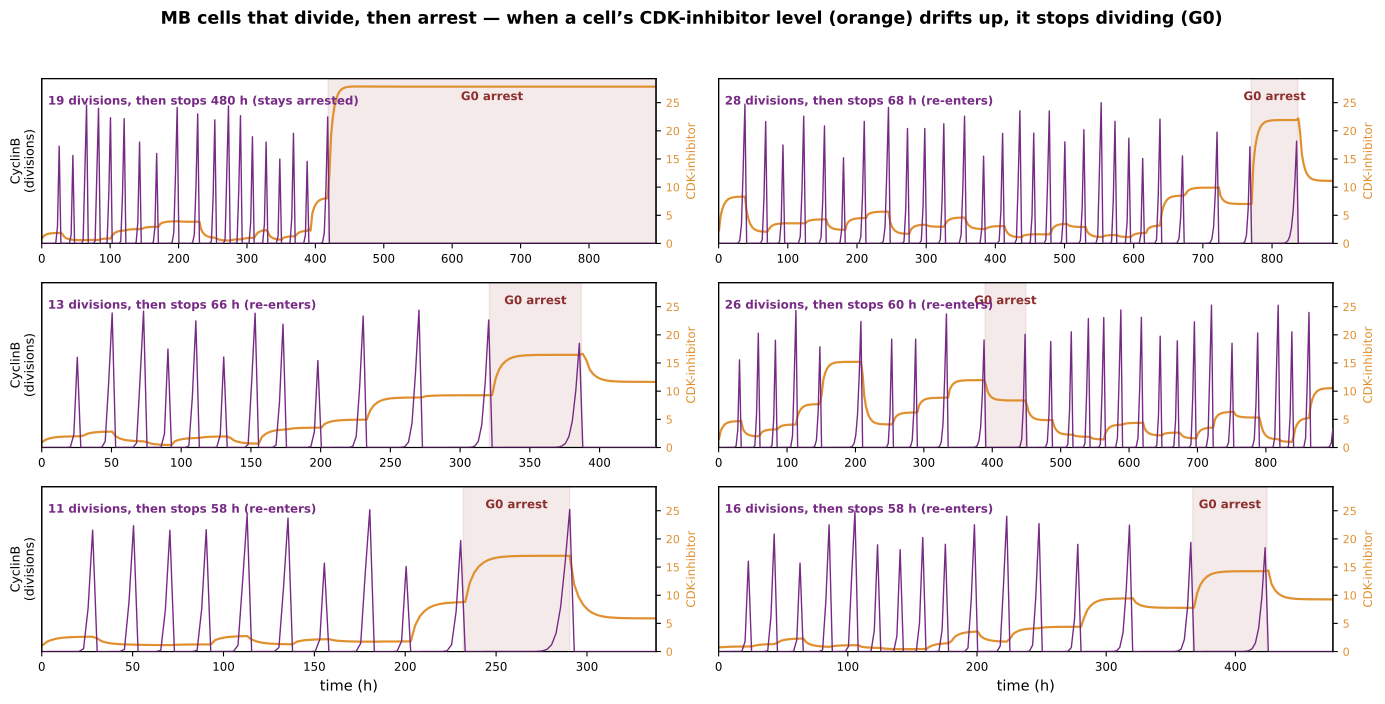

This figure's Python source:
"""Pick the simulated MB cells that fall into a G0 arrest and show each one DIVIDING and then ARRESTING
(JP 2026-09-22). Current baked model, temporal CDK-inhibitor model: each cell's CDKN expression (p18/p19 +
kSyP21 + birth-p27) is re-drawn at every division from a mean-reverting random walk, so a cell divides for a
while and then, when it draws a high CDKN level, stops dividing (falls into G0). We simulate many MB lineages,
keep the ones with a clear arrest (a long non-dividing gap after >=4 divisions), and plot them.

Run:  ./venv/bin/python simulations/fig_v44_g0_arrest_examples.py    (~5 min)
"""
import sys, os
sys.path.insert(0, os.path.dirname(os.path.dirname(os.path.abspath(__file__))))
import numpy as np, multiprocessing as mp
import tellurium as te
import matplotlib; matplotlib.use('Agg')
import matplotlib.pyplot as plt
from src.build_model_v44_heldt import build_model_v44

C_DIV = '#762A83'; C_CDKN = '#e0902f'; C_ARR = '#8e2f2f'
SEL = ['time', 'Cb', 'Dna', 'p18_prot', 'p19_prot', 'P21']
T_TOTAL, CHUNK, NP = 900 * 60.0, 180.0, 7
RHO, SIGMA, XMAX = 0.7, 0.95, np.log(12.0)      # inheritance / temporal spread / ceiling (allows sustained arrest)
MIN_STOP = 45.0                                 # h; a >45 h no-division stretch = the cell stopped (G0)
DS = 5
plt.rcParams.update({'font.size': 11, 'axes.titlesize': 11.5, 'axes.labelsize': 10.5,
                     'axes.titleweight': 'bold', 'font.family': 'DejaVu Sans'})

_RR = None; _KS0 = None
def _init(_):
    global _RR, _KS0
    _RR = te.loada(build_model_v44())
    _RR.integrator.setValue('relative_tolerance', 1e-6)
    try: _RR.integrator.setValue('maximum_num_steps', 400000)
    except Exception: pass
    _KS0 = _RR['kSyP21']


def _apply(mult):
    _RR['p18'] = 1.73 * mult; _RR['p19'] = 0.58 * mult
    _RR['kSyP21'] = _KS0 * mult; _RR['P21_div'] = 0.6 * mult


def run_lineage(seed):
    rng = np.random.default_rng(seed)
    _RR.reset()
    _RR['SHH'] = 0.5; _RR['Ptch1_copy_number'] = 0.3
    try: _RR['Cd2_expr'] = _RR['CD2_EXPR_MB']
    except Exception: pass
    _RR.integrator.setValue('absolute_tolerance', 1e-8)
    x = float(rng.normal(0, SIGMA)); _apply(np.exp(np.clip(x, -XMAX, XMAX)))
    T, CB, DNA, CDKN = [], [], [], []
    t = 0.0
    while t < T_TOTAL:
        try:
            r = _RR.simulate(t, t + CHUNK, NP, selections=SEL)
        except Exception:
            break
        T.append(r['time'][1:]); CB.append(r['Cb'][1:]); DNA.append(r['Dna'][1:])
        CDKN.append(r['p18_prot'][1:] + r['p19_prot'][1:] + r['P21'][1:])
        dna = r['Dna']
        if np.any((dna[:-1] > 0.9) & (dna[1:] < 0.1)):
            x = RHO * x + np.sqrt(1 - RHO**2) * SIGMA * float(rng.normal())
            _apply(np.exp(np.clip(x, -XMAX, XMAX)))
        t += CHUNK
    if not T:
        return None
    T = np.concatenate(T) / 60.0; CB = np.concatenate(CB); DNA = np.concatenate(DNA); CDKN = np.concatenate(CDKN)
    dvt = T[np.where((DNA[:-1] > 0.9) & (DNA[1:] < 0.1))[0]]
    d = slice(None, None, DS)
    return dict(t=T[d], cb=CB[d], cdkn=CDKN[d], dvt=dvt)


def main():
    NLIN = 60
    with mp.get_context('spawn').Pool(max(1, mp.cpu_count() - 1), initializer=_init, initargs=(None,)) as pool:
        res = [r for r in pool.map(run_lineage, [4000 + i * 97 for i in range(NLIN)], chunksize=1) if r]

    # keep cells that DIVIDE then STOP: >=4 divisions, then the single longest no-division stretch (a G0 arrest).
    cand = []
    for r in res:
        dvt = r['dvt']
        if len(dvt) < 4:
            continue
        gaps = np.diff(dvt); internal = gaps.max() if len(gaps) else 0.0
        term = r['t'][-1] - dvt[-1]
        if term >= internal:
            a0, a1, reenters = float(dvt[-1]), float(r['t'][-1]), False   # stops and stays (within window)
        else:
            gi = int(np.argmax(gaps)); a0, a1, reenters = float(dvt[gi]), float(dvt[gi + 1]), True
        stop = a1 - a0
        if stop >= MIN_STOP and np.sum(dvt <= a0 + 1) >= 3:              # a real dividing phase before the stop
            cand.append((stop, a0, a1, reenters, r))
    cand.sort(key=lambda c: -c[0])
    pick = cand[:6]
    print(f'{len(res)} lineages, {len(cand)} that divide then stop; showing {len(pick)}', flush=True)
    for stop, a0, a1, re, r in pick:
        print(f'  divisions={len(r["dvt"])}, stop={stop:.0f} h, {"re-enters" if re else "stays arrested"}', flush=True)

    ncol = 2; nrow = int(np.ceil(len(pick) / ncol))
    fig, axes = plt.subplots(nrow, ncol, figsize=(14, 2.35 * nrow), squeeze=False)
    cdkn_max = max(r['cdkn'].max() for _, _, _, _, r in pick) * 1.05
    for k, (stop, a0, a1, reenters, r) in enumerate(pick):
        ax = axes[k // ncol][k % ncol]; d = r
        ax.plot(d['t'], d['cb'], color=C_DIV, lw=1.0, zorder=3)
        axr = ax.twinx()
        axr.plot(d['t'], d['cdkn'], color=C_CDKN, lw=1.6, zorder=2)
        axr.set_ylim(0, cdkn_max); axr.set_ylabel('CDK-inhibitor', color=C_CDKN, fontsize=8.5)
        axr.tick_params(axis='y', labelcolor=C_CDKN, labelsize=8)
        axr.axvspan(a0, a1, color=C_ARR, alpha=0.10, zorder=0)
        ax.annotate('G0 arrest', xy=((a0 + a1) / 2, 2.55), ha='center', va='top', fontsize=8.5,
                    color=C_ARR, fontweight='bold')
        ax.set_ylim(0, 2.75); ax.set_xlim(0, d['t'][-1])
        ax.set_zorder(axr.get_zorder() + 1); ax.patch.set_visible(False)
        ax.set_yticks([]); ax.tick_params(axis='x', labelsize=8.5)
        tail = 're-enters' if reenters else 'stays arrested'
        ax.text(0.01, 0.9, f'{len(d["dvt"])} divisions, then stops {stop:.0f} h ({tail})', transform=ax.transAxes,
                fontsize=8.5, color=C_DIV, fontweight='bold', va='top')
        if k % ncol == 0:
            ax.set_ylabel('CyclinB\n(divisions)', fontsize=9)
        if k // ncol == nrow - 1:
            ax.set_xlabel('time (h)')
    for j in range(len(pick), nrow * ncol):
        axes[j // ncol][j % ncol].axis('off')

    fig.suptitle('MB cells that divide, then arrest — when a cell’s CDK-inhibitor level (orange) drifts up, '
                 'it stops dividing (G0)', fontsize=12.5, fontweight='bold', y=0.995)
    fig.tight_layout(rect=[0, 0, 1, 0.97])
    out = os.path.join(os.path.dirname(os.path.abspath(__file__)), 'fig_v44_g0_arrest_examples')
    fig.savefig(out + '.png', dpi=190, bbox_inches='tight'); fig.savefig(out + '.pdf', bbox_inches='tight')
    print('wrote', out + '.png/.pdf')


if __name__ == '__main__':
    main()
